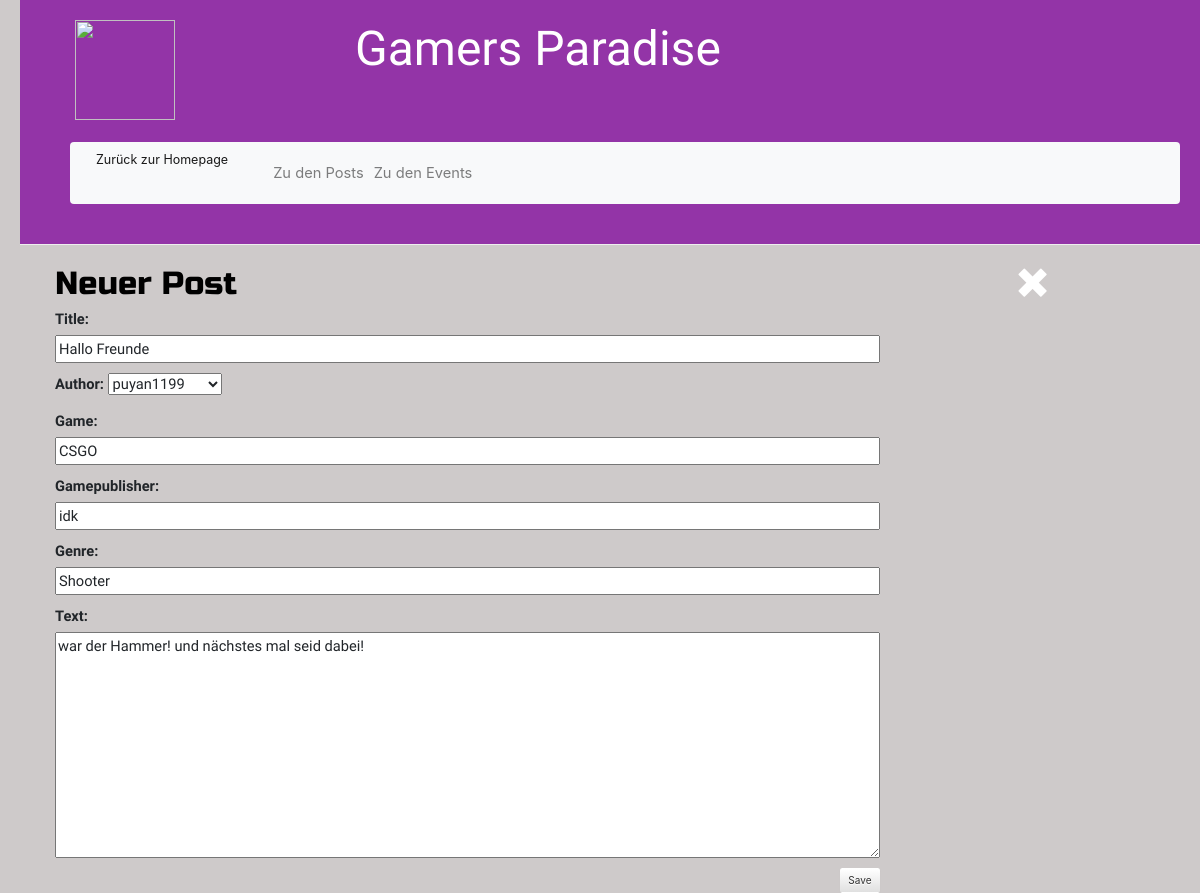
Page /post/18/edit/ on the committed database.
### blog/models.py (models this page shows, shortened)
class Post(models.Model):
    author = models.ForeignKey(settings.AUTH_USER_MODEL, on_delete=models.CASCADE)
    title = models.CharField(max_length=200)
    text = models.TextField()
    created_date = models.DateTimeField(default=timezone.now)
    published_date = models.DateTimeField(blank=True, null=True)
    game = models.CharField(max_length=200, default=' ')
    gamepublisher = models.CharField(max_length=200, default=' ')
    genre = models.CharField(max_length=200, default=' ')

### blog/views.py (the view)
# urls.py: path('post/<int:pk>/edit/', views.post_edit, name='post_edit'),
def post_edit(request, pk):
    post = get_object_or_404(Post, pk=pk)
    if request.method == "POST":
        form = PostForm(request.POST, instance=post)
        if form.is_valid():
            post = form.save(commit=False)
            post.author = request.user
            post.published_date = timezone.now()
            post.save()
            return redirect('post_detail', pk=post.pk)
    else:
        form = PostForm(instance=post)
    return render(request, 'blog/post_edit.html', {'form': form})

### blog/forms.py
class PostForm(forms.ModelForm):
    class Meta:
         model = Post
         fields = ('title', 'author','game',  'gamepublisher','genre','text')

### blog/templates/blog/post_edit.html
{% extends 'blog/base.html' %}
{% block content %}
<div class="container">
<div class="row">
        <div class="col-md-9">
             <h1>Neuer Post</h1>
        <form method="POST" class="post-form">{% csrf_token %}
             {{ form.as_p }}
            <button type="submit" class="save btn btn-default">Save</button>
        </form>
        </div>
        <div class="col-md-2">
            <h1><a href="{% url 'post_list' %}" class="top-menu"><span class="glyphicon glyphicon-remove"></span></a></h1>
        </div>
</div>
</div>
{% endblock %}

### blog/static/css/blog.css (style rules this page uses)
h1 a { color: rgb(0, 0, 0); font-family: 'Russo One', sans-serif; }
body { padding-left: 20px; background-color: rgb(206, 202, 202); font-size: 11pt; }
h1 { font-family: 'Russo One', sans-serif; color:black; font-size: 24pt; }
p { font-family: 'Saira Semi Condensed', sans-serif; }
.save { float: right; }
.post-form textarea, .post-form input { width: 100%; }
.top-menu, .top-menu:hover, .top-menu:visited { color: white; float: right; font-size: 26pt; margin-right: 20px; }

### rows in the picture
Post: title "Hallo Freunde", author "puyan1199", game "CSGO", gamepublisher "idk", genre "Shooter", text "war der Hammer! und nächstes mal seid dabei!"
